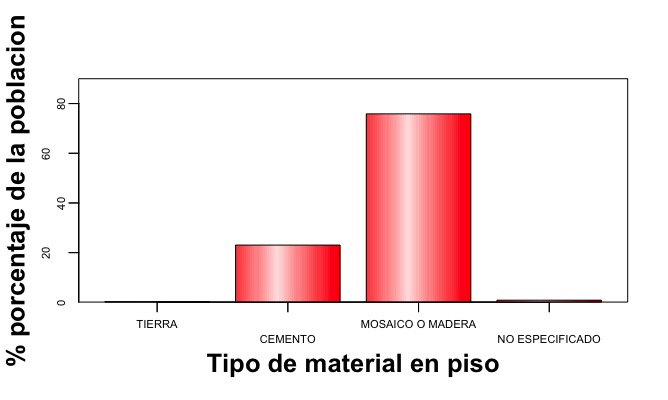

R code for this plot:
library(plotrix)
library(readxl)

azca<-read_xlsx("azcapiso.xlsx")
attach(azca)

azca1<-azca[,-1]
azca2<-t(azca1)
colnames(azca2)<- c("TIERRA", "CEMENTO", "MOSAICO O MADERA", "NO ESPECIFICADO")
azca2

barp(azca2, names.arg = colnames(azca2), cex.axis = 0.7,
     col=rainbow(1), cylindrical = TRUE, ylim = c(0.1,90), 
     shadow = FALSE, staxx = TRUE, staxy = TRUE,
     legend.pos = list(x=0.10, y=0.30), xlab = "", ylab = "", border = TRUE)


mtext("Tipo de material en piso", 1, line = 2.8, font = 2, cex = 1.6)
mtext("% porcentaje de la poblacion", 2, line = 2.6, font = 2, cex = 1.6)

#legend("topright", colnames(azca1), bty="n", cex = 0.5, fill=c("red","lightskyblue"))
